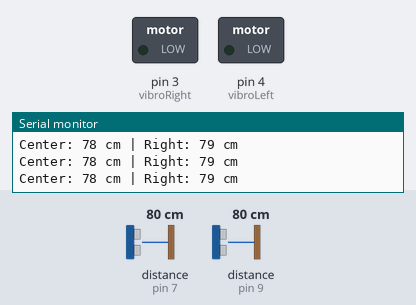
Bench run of a sketch on a simulated Arduino Uno, built with avr-gcc and run on an emulated ATmega328P. Shown: switched loads named in the sketch (green lamp = pin HIGH), the last lines printed to the serial monitor. Wiring (inferred from the names in the program): 2 × ultrasonic range finder: trigger pin 6, echo pin 7 / trigger pin 8, echo pin 9. Dashed ring = blinking. Inputs (shaded band) come from the test bench; at power-on: distance to the obstacle (sensors on pin 9, pin 7) 80 cm. The echo pulse lasts 58.3 µs per cm; pins used as bus, display or sensor lines are not drawn.

Above: at 0.96 s.
1.3 s: distance to the obstacle (sensor on pin 9) set to 98 cm
4.3 s: distance to the obstacle (sensor on pin 9) set to 106 cm
At 4.76 s:
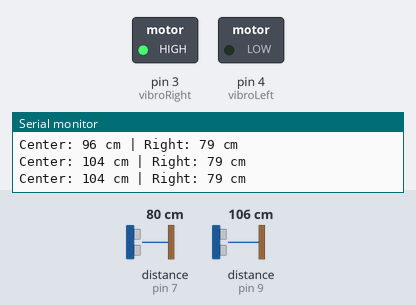
7.3 s: distance to the obstacle (sensor on pin 7) set to 54 cm
10.3 s: distance to the obstacle (sensor on pin 7) set to 49 cm
At 11.2 s:
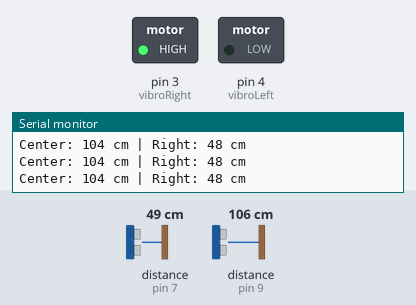
13.3 s: distance to the obstacle (sensor on pin 7) set to 60 cm
At 13.57 s:
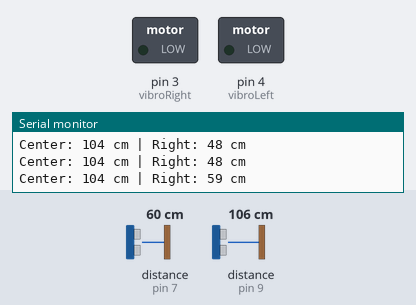
16.3 s: distance to the obstacle (sensor on pin 7) set to 2 cm
At 16.46 s:
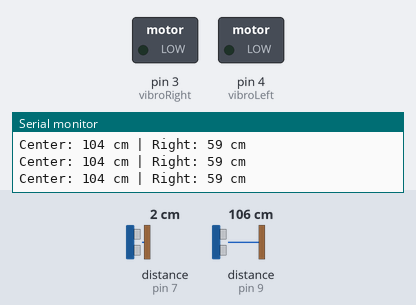
Timing chart, 0 to 18.8 s (numbered marks = the images above; inputs shaded):
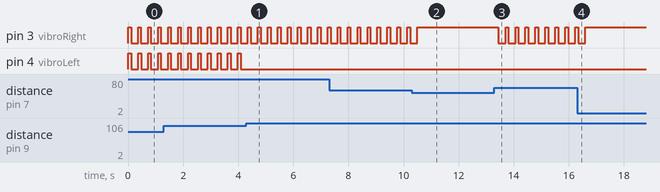

The sketch:

WalkMate.ino
```cpp
#define trigPinCenter 8
#define echoPinCenter 9
#define trigPinRight 6
#define echoPinRight 7

#define vibroRight 3
#define vibroLeft 4

long duration;
int distanceCenter, distanceRight;

void setup() {
  pinMode(trigPinCenter, OUTPUT);
  pinMode(echoPinCenter, INPUT);
  pinMode(trigPinRight, OUTPUT);
  pinMode(echoPinRight, INPUT);

  pinMode(vibroRight, OUTPUT);
  pinMode(vibroLeft, OUTPUT);

  digitalWrite(vibroRight, LOW);
  digitalWrite(vibroLeft, LOW);

  Serial.begin(9600);
}

int getDistance(int trigPin, int echoPin) {
  digitalWrite(trigPin, LOW);
  delayMicroseconds(2);

  digitalWrite(trigPin, HIGH);
  delayMicroseconds(10);
  digitalWrite(trigPin, LOW);

  duration = pulseIn(echoPin, HIGH, 20000); // ограничение по времени
  int distance = duration * 0.034 / 2;
  return distance;
}

void loop() {
  distanceCenter = getDistance(trigPinCenter, echoPinCenter);
  distanceRight = getDistance(trigPinRight, echoPinRight);

  Serial.print("Center: ");
  Serial.print(distanceCenter);
  Serial.print(" cm | Right: ");
  Serial.print(distanceRight);
  Serial.println(" cm");

  // ---- Центральный датчик ----
  if (distanceCenter > 0 && distanceCenter <= 50) {
    digitalWrite(vibroRight, HIGH);
    digitalWrite(vibroLeft, HIGH);
  }
  else if (distanceCenter > 50 && distanceCenter <= 100) {
    digitalWrite(vibroRight, HIGH);
    digitalWrite(vibroLeft, HIGH);
    delay(100);
    digitalWrite(vibroRight, LOW);
    digitalWrite(vibroLeft, LOW);
    delay(200);
  }
  else {
    // ---- Правый датчик ----
    if (distanceRight > 0 && distanceRight <= 50) {
      digitalWrite(vibroRight, HIGH);
    }
    else if (distanceRight > 50 && distanceRight <= 100) {
      digitalWrite(vibroRight, HIGH);
      delay(100);
      digitalWrite(vibroRight, LOW);
      delay(200);
    }
    else {
      digitalWrite(vibroRight, LOW);
    }

    // Центральный не видит ничего → левый мотор выключен
    digitalWrite(vibroLeft, LOW);
  }

  delay(50);
}
```

Measured:
- the behaviour switches between 102 and 103 cm on distance to the obstacle (sensor on pin 9) (found by bisection; images 0 and 1)
- the behaviour switches between 52 and 51 cm on distance to the obstacle (sensor on pin 7) (found by bisection; images 1 and 2)
- after the input at 4.3 s, pin 4 (vibroLeft): stops changing and stays LOW
- after the input at 10.3 s, pin 3 (vibroRight): goes on until 10.5 s, then stays HIGH
- after the input at 13.3 s, pin 3 (vibroRight): alternates HIGH for 0.10 s and LOW for 0.26 s, starting after 0.14 s
- after the input at 16.3 s, pin 3 (vibroRight): goes on until 16.6 s, then stays HIGH
- by itself, pin 3 (vibroRight), pin 4 (vibroLeft): alternates HIGH for 0.10 s and LOW for 0.26 s
